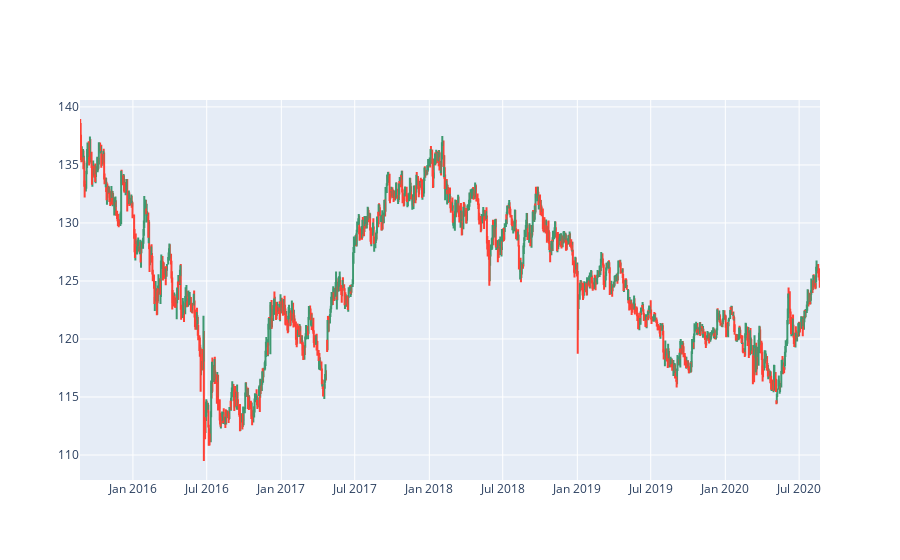
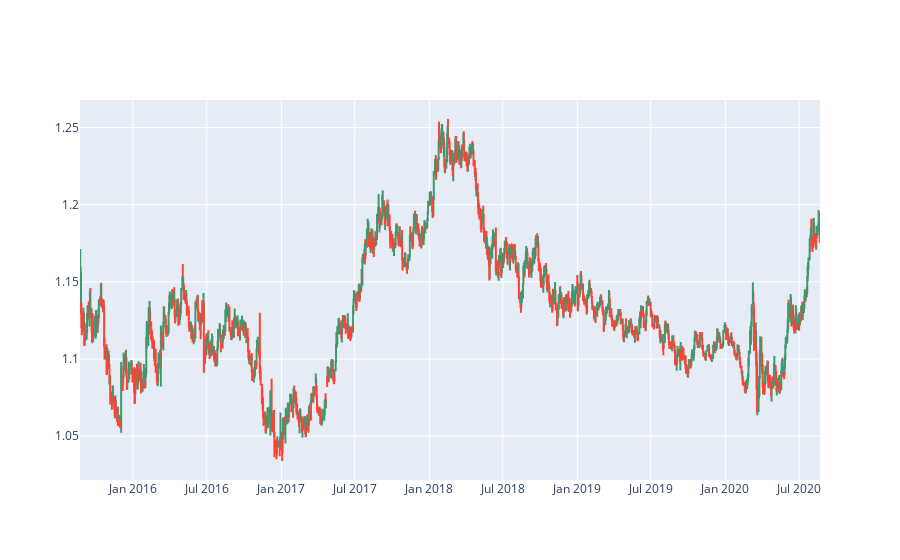
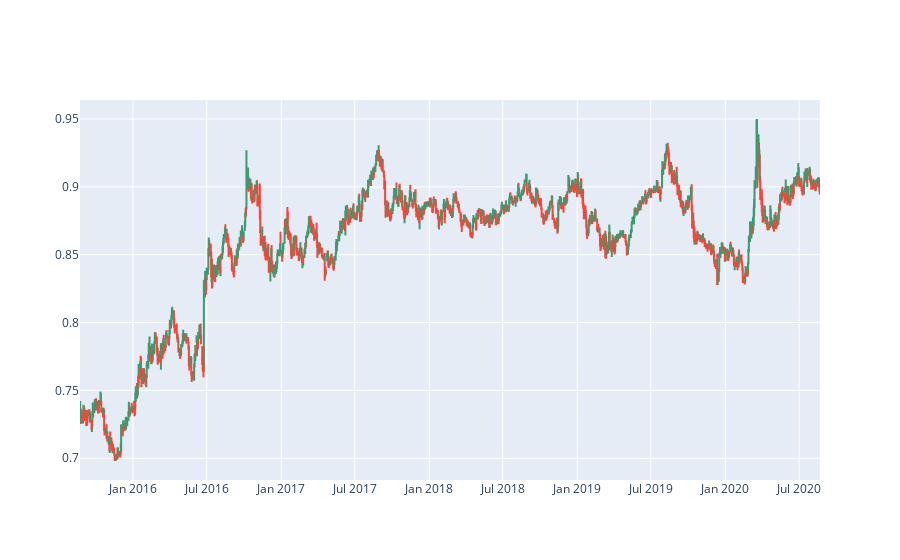
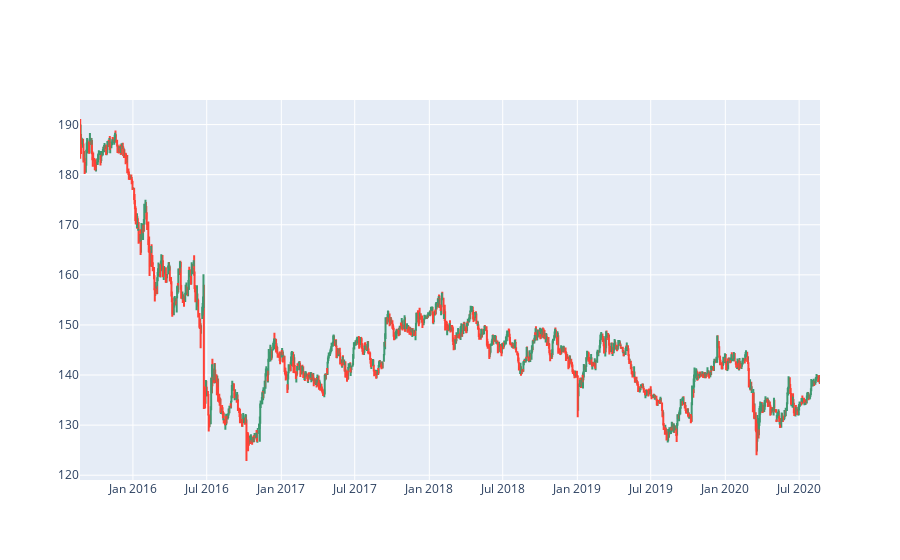

Notebook code cell kept with these figures, in order:
### Code cell
for df in [eur_jpy,eur_usd,eur_gbp,gbp_jpy,gbp_usd]:
    fig = go.Figure(data=go.Ohlc(x=df['date'],
                    open=df['open'],
                    high=df['high'],
                    low=df['low'],
                    close=df['close']))
    
    fig.update(layout_xaxis_rangeslider_visible=False)
    #fig.update_layout(yaxis_title= 'ss', fig= (12,4))
    fig.show()

### Figure 1 — Plotly figure (JSON) as saved in the notebook; plotly's stock layout.template omitted (floating-point values rounded to 4 significant figures; data arrays with more than 128 entries replaced by an {"elided": "..."} marker saying what was removed)
{"data": [{"close": {"elided": "1305 float values"}, "high": {"elided": "1305 float values"}, "low": {"elided": "1305 float values"}, "open": {"elided": "1305 float values"}, "type": "ohlc", "x": {"elided": "1305 str values"}}], "layout": {"xaxis": {"rangeslider": {"visible": false}}}}

### Figure 2 — Plotly figure (JSON) as saved in the notebook; plotly's stock layout.template omitted (floating-point values rounded to 4 significant figures; data arrays with more than 128 entries replaced by an {"elided": "..."} marker saying what was removed)
{"data": [{"close": {"elided": "1305 float values"}, "high": {"elided": "1305 float values"}, "low": {"elided": "1305 float values"}, "open": {"elided": "1305 float values"}, "type": "ohlc", "x": {"elided": "1305 str values"}}], "layout": {"xaxis": {"rangeslider": {"visible": false}}}}

### Figure 3 — Plotly figure (JSON) as saved in the notebook; plotly's stock layout.template omitted (floating-point values rounded to 4 significant figures; data arrays with more than 128 entries replaced by an {"elided": "..."} marker saying what was removed)
{"data": [{"close": {"elided": "1305 float values"}, "high": {"elided": "1305 float values"}, "low": {"elided": "1305 float values"}, "open": {"elided": "1305 float values"}, "type": "ohlc", "x": {"elided": "1305 str values"}}], "layout": {"xaxis": {"rangeslider": {"visible": false}}}}

### Figure 4 — Plotly figure (JSON) as saved in the notebook; plotly's stock layout.template omitted (floating-point values rounded to 4 significant figures; data arrays with more than 128 entries replaced by an {"elided": "..."} marker saying what was removed)
{"data": [{"close": {"elided": "1305 float values"}, "high": {"elided": "1305 float values"}, "low": {"elided": "1305 float values"}, "open": {"elided": "1305 float values"}, "type": "ohlc", "x": {"elided": "1305 str values"}}], "layout": {"xaxis": {"rangeslider": {"visible": false}}}}
